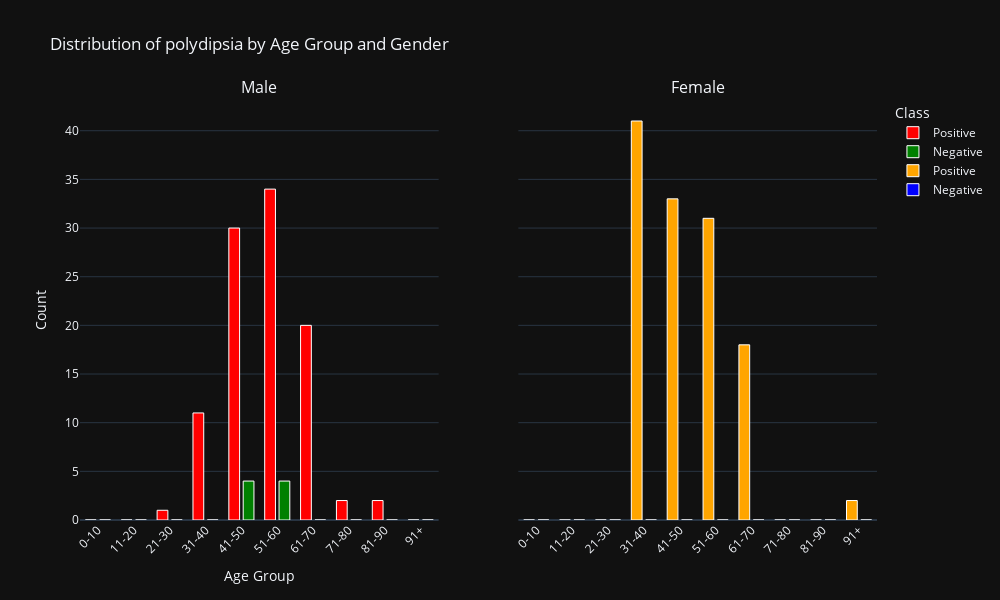

The code cell stored with this chart in its notebook:
### Code cell
def distribution_plot(attribute):
    # Check if the attribute is in the DataFrame
    if attribute not in encoded_df.columns:
        raise ValueError(f"Attribute '{attribute}' not found in the DataFrame.")
    
    # Create a copy of the DataFrame and create age groups
    temp_df = encoded_df.copy()
    temp_df['age_group'] = pd.cut(temp_df['age'], bins=bins, labels=labels, right=False)
    
    # Convert class and gender columns
    temp_df['class'] = temp_df['class'].map({0: 'Negative', 1: 'Positive'})
    temp_df['gender'] = temp_df['gender'].map({0: 'Female', 1: 'Male'})
    
    # Filter and create dataframes for males and females
    male_df = temp_df[temp_df['gender'] == 'Male']
    female_df = temp_df[temp_df['gender'] == 'Female']
    
    # Create DataFrame-1: All males with age groups and attribute
    dataframe_1 = male_df.groupby(['age_group', 'class'])[attribute].sum().reset_index(name='count')
    
    # Create DataFrame-2: All females with age groups and attribute
    dataframe_2 = female_df.groupby(['age_group', 'class'])[attribute].sum().reset_index(name='count')
    
    # Create subplots: one row, two columns
    fig = make_subplots(
        rows=1, cols=2,
        subplot_titles=('Male', 'Female'),
        shared_yaxes=True,
        horizontal_spacing=0.1
    )
    
    # Plot for Male
    fig.add_trace(go.Bar(
        x=dataframe_1[dataframe_1['class'] == 'Positive']['age_group'],
        y=dataframe_1[dataframe_1['class'] == 'Positive']['count'],
        name='Positive',
        marker_color='red'
    ), row=1, col=1)

    fig.add_trace(go.Bar(
        x=dataframe_1[dataframe_1['class'] == 'Negative']['age_group'],
        y=dataframe_1[dataframe_1['class'] == 'Negative']['count'],
        name='Negative',
        marker_color='green'
    ), row=1, col=1)

    # Plot for Female
    fig.add_trace(go.Bar(
        x=dataframe_2[dataframe_2['class'] == 'Positive']['age_group'],
        y=dataframe_2[dataframe_2['class'] == 'Positive']['count'],
        name='Positive',
        marker_color='orange'
    ), row=1, col=2)

    fig.add_trace(go.Bar(
        x=dataframe_2[dataframe_2['class'] == 'Negative']['age_group'],
        y=dataframe_2[dataframe_2['class'] == 'Negative']['count'],
        name='Negative',
        marker_color='blue'
    ), row=1, col=2)
    
    # Update layout
    fig.update_layout(
        title_text=f'Distribution of {attribute} by Age Group and Gender',
        xaxis_title='Age Group',
        yaxis_title='Count',
        barmode='group',
        template='plotly_dark',
        legend_title='Class',
        xaxis=dict(
            tickangle=-45
        ),
        xaxis2=dict(
            tickangle=-45
        )
    )
    fig.update_layout(width=1000, height=600)
    fig.update_traces(marker_line_width=1, marker_line_color='white', width=0.3)
    filename = f"images/distribution_{attribute}_class_gender_age_group.png"
    fig.write_image(filename)
    # Show plot
    fig.show()

# Example usage
distribution_plot('polydipsia')

### Figure 1 — Plotly figure (JSON) as saved in the notebook; plotly's stock layout.template omitted (floating-point values rounded to 4 significant figures)
{"data": [{"marker": {"color": "red", "line": {"color": "white", "width": 1}}, "name": "Positive", "type": "bar", "width": 0.3, "x": ["0-10", "11-20", "21-30", "31-40", "41-50", "51-60", "61-70", "71-80", "81-90", "91+"], "xaxis": "x", "y": [0, 0, 1, 11, 30, 34, 20, 2, 2, 0], "yaxis": "y"}, {"marker": {"color": "green", "line": {"color": "white", "width": 1}}, "name": "Negative", "type": "bar", "width": 0.3, "x": ["0-10", "11-20", "21-30", "31-40", "41-50", "51-60", "61-70", "71-80", "81-90", "91+"], "xaxis": "x", "y": [0, 0, 0, 0, 4, 4, 0, 0, 0, 0], "yaxis": "y"}, {"marker": {"color": "orange", "line": {"color": "white", "width": 1}}, "name": "Positive", "type": "bar", "width": 0.3, "x": ["0-10", "11-20", "21-30", "31-40", "41-50", "51-60", "61-70", "71-80", "81-90", "91+"], "xaxis": "x2", "y": [0, 0, 0, 41, 33, 31, 18, 0, 0, 2], "yaxis": "y2"}, {"marker": {"color": "blue", "line": {"color": "white", "width": 1}}, "name": "Negative", "type": "bar", "width": 0.3, "x": ["0-10", "11-20", "21-30", "31-40", "41-50", "51-60", "61-70", "71-80", "81-90", "91+"], "xaxis": "x2", "y": [0, 0, 0, 0, 0, 0, 0, 0, 0, 0], "yaxis": "y2"}], "layout": {"annotations": [{"font": {"size": 16}, "showarrow": false, "text": "Male", "x": 0.225, "xanchor": "center", "xref": "paper", "y": 1, "yanchor": "bottom", "yref": "paper"}, {"font": {"size": 16}, "showarrow": false, "text": "Female", "x": 0.775, "xanchor": "center", "xref": "paper", "y": 1, "yanchor": "bottom", "yref": "paper"}], "barmode": "group", "height": 600, "legend": {"title": {"text": "Class"}}, "title": {"text": "Distribution of polydipsia by Age Group and Gender"}, "width": 1000, "xaxis": {"anchor": "y", "domain": [0, 0.45], "tickangle": -45, "title": {"text": "Age Group"}}, "xaxis2": {"anchor": "y2", "domain": [0.55, 1], "tickangle": -45}, "yaxis": {"anchor": "x", "domain": [0, 1], "title": {"text": "Count"}}, "yaxis2": {"anchor": "x2", "domain": [0, 1], "matches": "y", "showticklabels": false}}}
